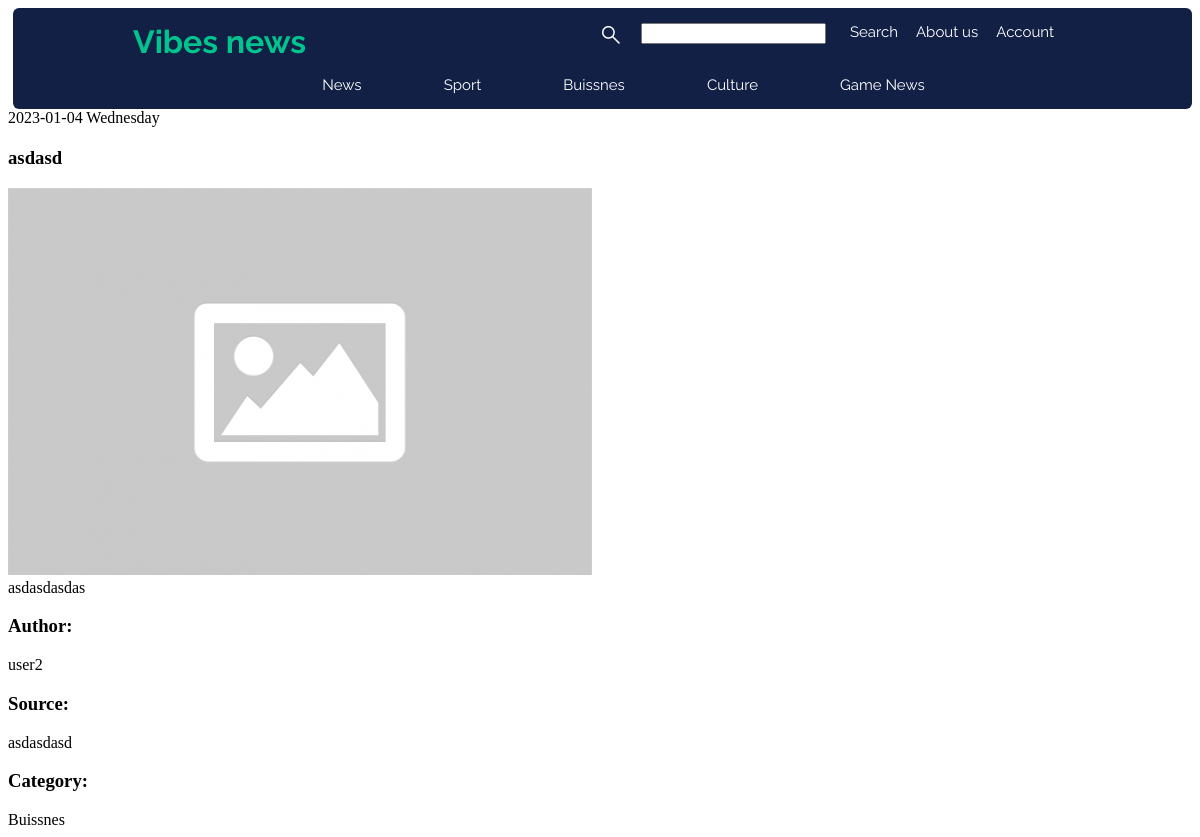
The app's page /article_5, older data.
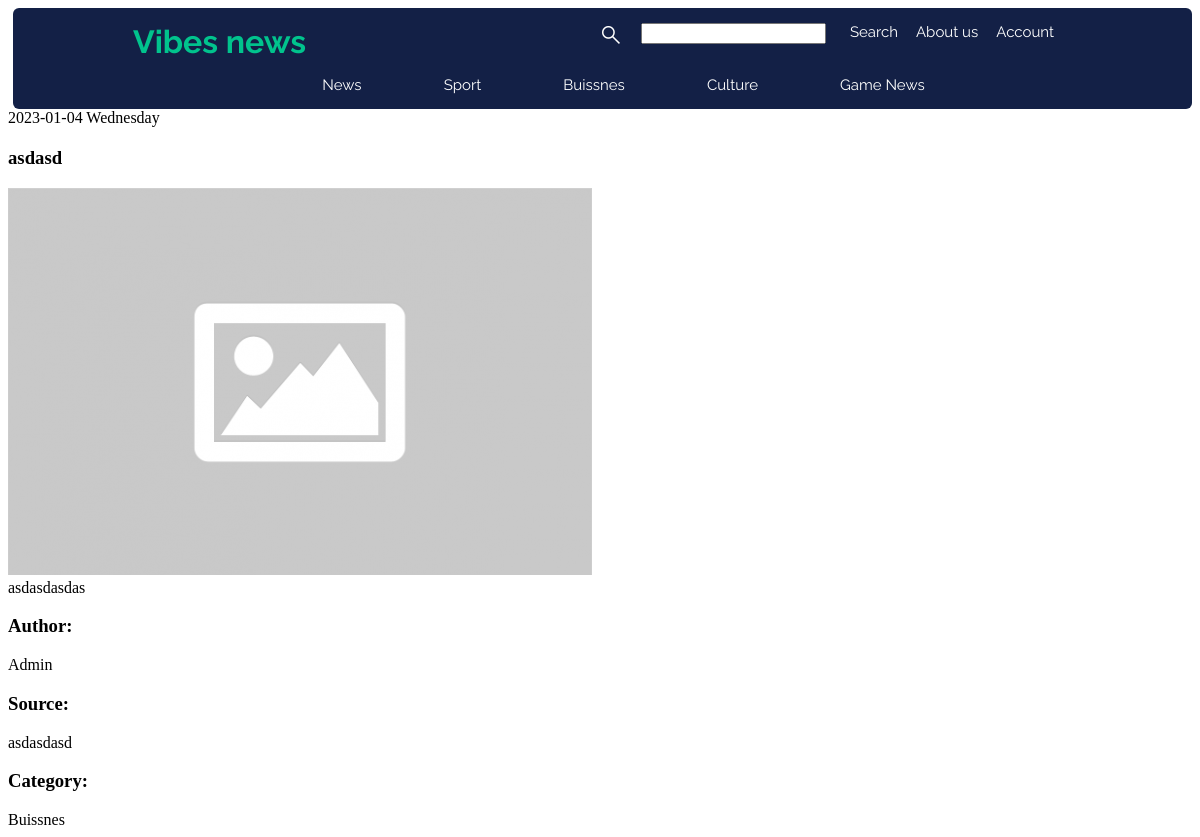
The same page, newer data.
### vibes/models.py (models this page shows, shortened)
class User(db.Model, UserMixin):
    id = db.Column (db.Integer, primary_key = True)
    fullname = db.Column (db.String(100), nullable = False)
    username = db.Column (db.String(100), unique = True, nullable = False)
    email = db.Column (db.String(250), unique = True, nullable = False)
    password = db.Column (db.String(255), nullable = False)
    admin_rights = db.Column (db.Integer, nullable = False, default = 0)
    create_time = db.Column (db.DateTime, nullable = False, default = datetime.utcnow)
    articles = db.relationship('Article', backref = 'author', lazy = True)
    category = db.relationship('Category', secondary = Rights, backref = 'users', lazy = True)

### vibes/articles/routes.py (the view)
@articles.route("/article_<int:article_id>" , methods = ["GET"])
def article(article_id: int):
    current_article: Article = Article.query.get_or_404(article_id)
    if (current_user.is_authenticated):
        if(current_user.admin_rights == 2):
            edit_delete: int = 1
        elif(current_user.admin_rights == 1 and current_article.category in current_user.category):
            edit_delete: int = 1
        elif(current_article.user_id == current_user.id):
            edit_delete: int = 1
        else:
            edit_delete: int = 0
    else:
        edit_delete: int = 0
    return render_template('article.html', title = 'Article from', option = edit_delete, article = current_article)

### vibes/models.py (called while the page is built)
    def __repr__(self) -> str:
        return f"{self.name}"

### vibes/templates/article.html (shortened to what this page needs)
{% extends "layout.html" %}
{% block content %}
    <article>
        <span>{{article.time_posted.strftime('%Y-%m-%d %A')}}</span>
        <h3>{{article.subtitle}}</h3>
        <img src="{{url_for('static', filename = 'pics/' + article.image_of_article)}}">
        <br>
        <span> {{ article.content }}</span>
        <h3>Author:</h3>
        <span>{{article.author.fullname}}</span>
        <h3>Source:</h3>
        <span>{{article.source}}</span>
        <h3>Category:</h3>
        <span>{{article.category}}</span>
    </article>
{% endblock content %}

Row changes from the older to the newer data that the page shows:
removed User: author.fullname "user2"
now on this page (row unchanged): User: author.fullname "Admin"
